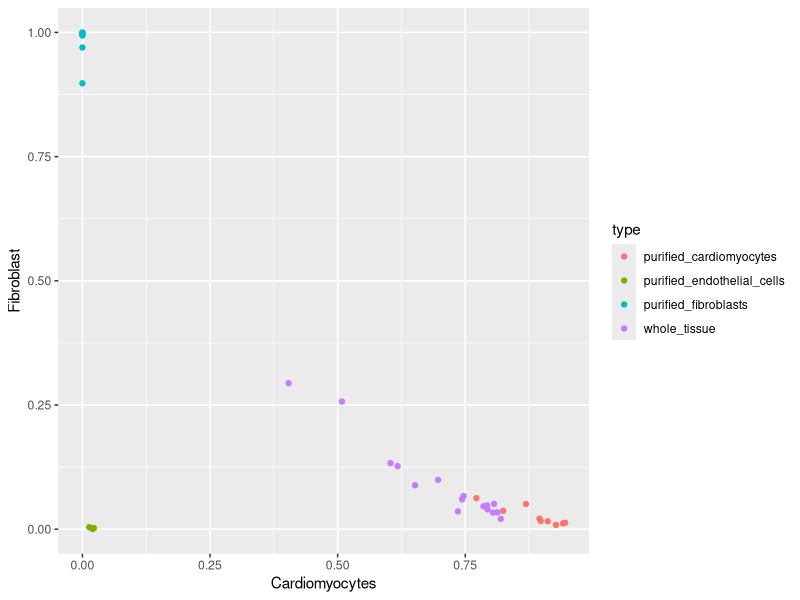

Source code (R): (Note: this script raises an error after producing the figure.)
## ---- chunk 1
options(digits = 3)
## ---- chunk 2
# Load the data. The sample IDs were stored as the first row, so lets make those the row.names
cell_props <- read.csv("wrangling-files/cellProportions.csv",
                       row.names = 1)

head(cell_props)
## ---- chunk 3
all(rowSums(cell_props) == 1)
## ---- chunk 4
cell_phenos <- read.csv("wrangling-files/cellPhenotypes.csv",
                        row.names = 1)

str(cell_phenos)
## ---- chunk 5
# What unique values and how many of each are in the "genotype" field
table(cell_phenos$genotype)
## ---- chunk 6
# What unique values and how many of each are in the "type" field
table(cell_phenos$genotype, useNA = "ifany")
## ---- chunk 7
# Pull out the rows with missing genotypes
fraction_phenos <- cell_phenos |> subset(is.na(genotype))
head(fraction_phenos)

# Using an exclamation point inverses true/false values in R. 
# Think of it as saying,"is NOT NA"
whole_phenos <- cell_phenos |> subset(!is.na(genotype))
head(whole_phenos)
## ---- chunk 8
# Check if the sample names match 
all(rownames(cell_phenos) == rownames(cell_props))

# They don't, lets take a closer look
cbind(rownames(cell_phenos), rownames(cell_props)) |> head()

## ---- chunk 9
#Reorder one to match the other
# This uses the cell_phenos rownames as a list to specify the order of indices 
cell_props <- cell_props[rownames(cell_phenos),]

# They should all be TRUE now
all(rownames(cell_phenos) == rownames(cell_props))

# Now we can merge them 
data_bind <- cbind(cell_phenos, cell_props)

head(data_bind)
## ---- chunk 10
# Specify row.names as the feature to merge by
data_merge <- merge(cell_phenos, cell_props, by = "row.names")

head(data_merge)
## ---- chunk 11
library(tidyverse)

ggplot(data = data_merge, aes(x = Cardiomyocytes, y = Fibroblast, color = type))+
  geom_point()
## ---- chunk 12
knitr::include_graphics("wrangling-files/tidyr_pivot.png")
## ---- chunk 13
knitr::include_graphics("wrangling-files/tidyr-pivoting.gif")
## ---- chunk 14
data_long <- pivot_longer(data_merge, 
                          cols = c(Cardiomyocytes, Fibroblast, Endothelial.Cells, Macrophage, Pericytes.SMC), 
                          names_to = "cell.type", values_to = "proportion")

str(data_long)
## ---- chunk 15
data_long |> 
  mutate(id = as.character(Row.names)) |> # fix the AsIs type
  ggplot(aes(x = id, y = proportion, fill = cell.type))+
  geom_bar(position="fill", stat="identity")
## ---- chunk 16
data_long |> 
  filter(type != "whole_tissue") |> 
  mutate(id = as.character(Row.names)) |> 
  ggplot(aes(x = id, y = proportion, fill = cell.type))+
  geom_bar(position="fill", stat="identity", color = "black", width = 1) +
  facet_grid(cols=vars(type), scales = "free") +
  scale_fill_manual(values = c("#66C2A5","#FC8D62", "#8DA0CB", "#E78AC3", "#A6D854")) +
  theme_minimal() +
  theme(
    axis.title.x = element_blank(), 
    legend.title = element_blank(),
    legend.position = "bottom"
  ) +
  guides(x = guide_axis(angle = 45)) +
  labs(title = "Cell type proportions in purified control samples",
       y = "Cell Type Proportion")


## ---- chunk 17
data_long   |> 
  filter(type == "whole_tissue") |> 
  ggplot(aes(x = cell.type, y = proportion)) +
  geom_bar(stat = "summary", fun = mean, width = 0.9,  color = "black") +
  facet_grid(genotype ~ treatment, scales = "free") + 
  theme_minimal() +
  theme(
    axis.title.x = element_blank(), 
    legend.title = element_blank(),
    legend.position = "bottom"
  ) +
  labs(y = "Estimated Proportion") +
  scale_fill_manual(values = c("#66C2A5","#FC8D62", "#8DA0CB", "#E78AC3", "#A6D854")) +
  guides(x = guide_axis(angle = 45))
## ---- chunk 18
# Find the most-to-least abundant cell types
cell.type.order <- data_long |> 
  filter(type == "whole_tissue") |> 
  group_by(cell.type) |> # Manipulate the data within cell-type groups
  mutate(mean = mean(proportion)) |> # make a new column that is the mean of the proportions 
  arrange(desc(mean)) |> # arrange by mean proportion
  pull(cell.type) |> # pull out the cell type column as a list
  unique() # remove duplicated values
cell.type.order
## ---- chunk 19
data_long <- data_long |> 
  mutate(cell.type = factor(cell.type, levels = cell.type.order),
         Genotype_Treatment = factor(paste(genotype, "-", treatment), levels = c("WT - Sham", "WT - MI", "cmAKO - Sham", "cmAKO - MI")))
## ---- chunk 20
# Generate boxplot
data_long  |> 
  filter(type == "whole_tissue") |> 
  ggplot(aes(x = cell.type, y = proportion, fill = Genotype_Treatment)) +
  geom_bar(stat = "summary", fun = mean, width = 0.9,  color = "black",
           position = position_dodge(0.9)) +
  geom_jitter(inherit.aes = T, 
              position = position_dodge(0.9),
              size = 2, alpha = 0.3) +
  labs(y = "Estimated Proportion", 
       fill = "Treatment") +
  theme(
    axis.title.x = element_blank(), 
    legend.title = element_blank(),
    legend.position = "bottom"
  ) +
  scale_fill_manual(values = c("#A6CEE3", "#1F78B4", "#FDBF6F", "#FF7F00")) +
  guides(x = guide_axis(angle = 45))

